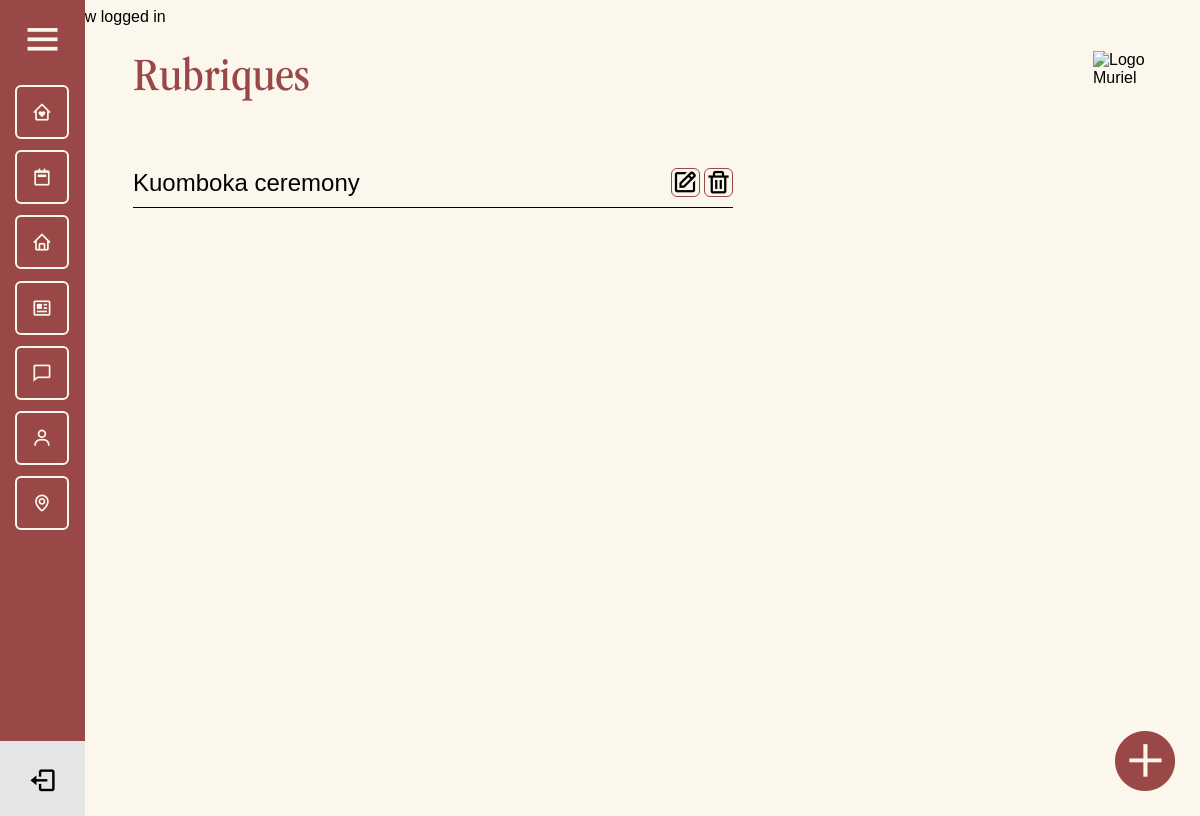
The app's page /admin/tours.php (signed in), older data.
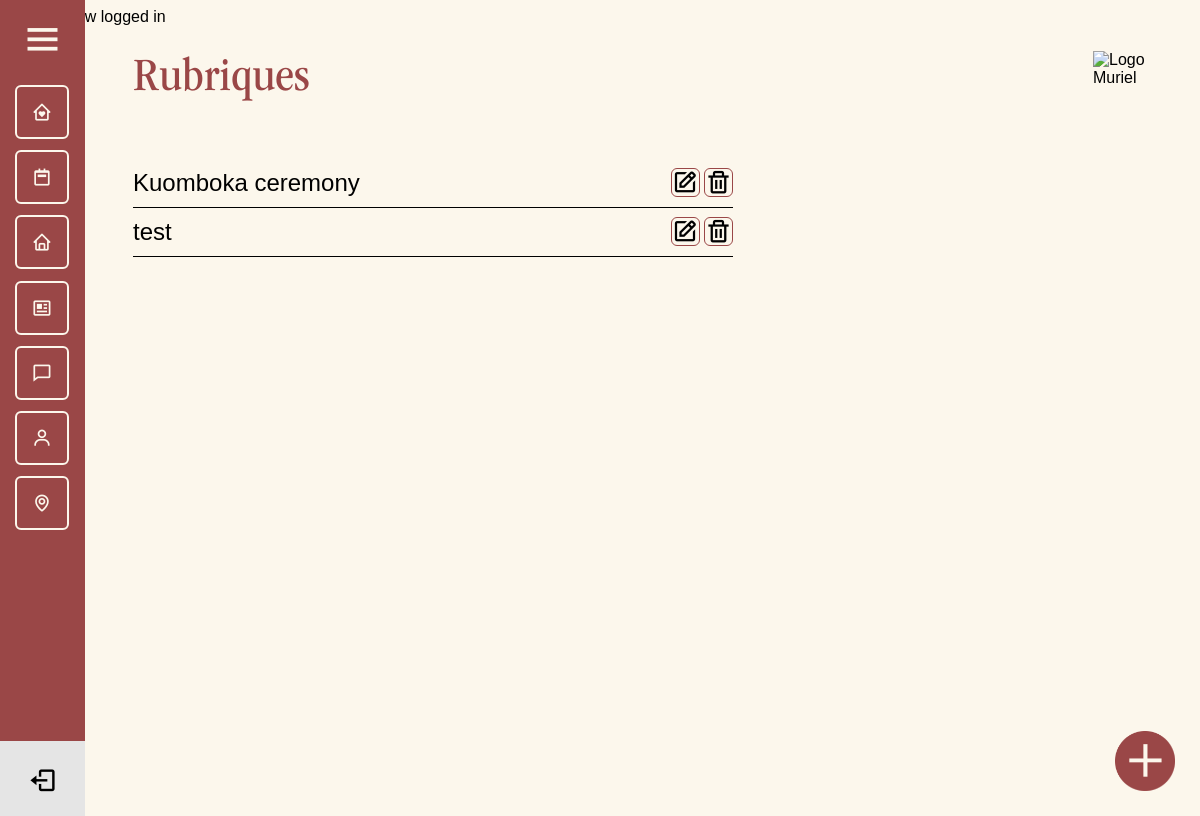
The same page, newer data.
### tables this page shows
CREATE TABLE `tourism` (
  `id` int(11) NOT NULL,
  `title` varchar(255) NOT NULL,
  `subtitles` varchar(255) NOT NULL,
  `photo` text NOT NULL,
  `photo_2` text NOT NULL,
  `photo_3` text NOT NULL,
  `location` varchar(255) NOT NULL,
  `details` text NOT NULL,
  `date` date NOT NULL
);

### admin/tours.php (the view, shortened to what this page needs)
<?php
require_once $_SERVER['DOCUMENT_ROOT'] . '/core/core.php';
include 'includes/header.php';
include 'includes/navigation.php';
$sql = $db->query("SELECT * FROM tourism");
?>
<div class="admin_page">
    <div class="header_admin">
        <h1>Rubriques</h1>
        <img src="../assets/png/LOGO_02_PNG_NOIR.png" alt="Logo Muriel">
    </div>
    <div class="admin_page_tours">
        <?php while ($tour = $sql->fetch(PDO::FETCH_ASSOC)) : ?>
            <div class="admin_page_tours_container">
                <div class="admin_page_tours_title">
                    <h2><?= $tour['title']; ?></h2>
                </div>
                <div class="admin_page_tours_action">
                    <a href="add_tour.php?edit=<?= $tour['id']; ?>"><i class='bx bx-edit'></i></a>
                    <a href="tours.php?delete=<?= $tour['id']; ?>"><i class='bx bx-trash'></i></a>
                </div>
            </div>
        <?php endwhile; ?>
        <a href="add_tour.php"><img src="/assets/png/button_add.png" alt=""></a>
    </div>
</div>

Row changes from the older to the newer data that the page shows:
added tourism: title "test"
